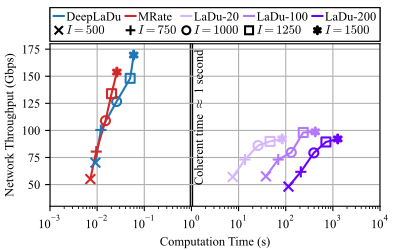

Python code for this plot:
import argparse
from pathlib import Path

import matplotlib.pyplot as plt
from matplotlib.lines import Line2D
import numpy as np


FONT_SIZE = 9
FIG_WIDTH_IN = 4.0
FIG_HEIGHT_IN = 2.5
LINE_WIDTH = 1.5
LEGEND_HANDLE_LENGTH = 0.8

SATELLITE_COUNTS = (500, 750, 1000, 1250, 1500)
SATELLITE_MARKERS = ("x", "+", "o", "s", r"$\ast$")
SATELLITE_MARKER_FILLSTYLES = ("full", "full", "none", "none", "full")
SATELLITE_MARKER_SIZES = (49, 64, 42, 42, 42)
SATELLITE_LEGEND_MARKER_SIZES = (6, 7, 5.75, 5.75, 5.75)
METHOD_LABELS = ("DeepLaDu", "MRate", "LaDu-20", "LaDu-100", "LaDu-200")
METHOD_COLORS = ("#1f77b4", "#d62728", "#D6B7FF", "#B378FF", "#6A00FF")

DEFAULT_RESULTS_DIR = Path(
    "/home/zhouyou/leo-sat-flow/sim_alg_j1_res/"
    "test_ld_starlink_1000_constellation_varying/"
    "test_ld_starlink_1000_constellation_varying-2025-October-27-12-56-15-ail"
)


def configure_plot_style():
    plt.rcParams.update(
        {
            "font.family": "serif",
            "font.serif": [
                "Times New Roman",
                "Times",
                "Nimbus Roman",
                "STIXGeneral",
            ],
            "font.size": FONT_SIZE,
            "axes.titlesize": FONT_SIZE,
            "axes.labelsize": FONT_SIZE,
            "xtick.labelsize": FONT_SIZE,
            "ytick.labelsize": FONT_SIZE,
            "legend.fontsize": FONT_SIZE,
            "mathtext.fontset": "cm",
            "pdf.fonttype": 42,
            "ps.fonttype": 42,
        }
    )


def load_method_series(results_dir):
    results_dir = Path(results_dir)
    sg_data = np.genfromtxt(results_dir / "sg", delimiter=",")
    heu_data = np.genfromtxt(results_dir / "heu", delimiter=",")
    lml_data = np.genfromtxt(results_dir / "ldl", delimiter=",")

    method_times = np.empty((len(SATELLITE_COUNTS), len(METHOD_LABELS)))
    method_throughputs = np.empty_like(method_times)
    selected_iterations = np.array([20, 100, 300]) - 1

    for index, _ in enumerate(SATELLITE_COUNTS):
        sg_block = sg_data[index * 5000 : (index + 1) * 5000]
        sg_throughputs = -sg_block[:, 3].reshape(-1, 500).mean(axis=0)
        sg_times = sg_block[:, 2].reshape(-1, 500).mean(axis=0) / 1e6

        lml_block = lml_data[index * 10 : (index + 1) * 10]
        lml_throughput = -lml_block[:, 3].reshape(-1, 10).mean(axis=1)
        lml_time = lml_block[:, 2].reshape(-1, 10).mean(axis=1) / 1e6

        heu_block = heu_data[index * 10 : (index + 1) * 10]
        heu_throughput = -heu_block[:, 3].reshape(-1, 10).mean(axis=1)
        heu_time = heu_block[:, 2].reshape(-1, 10).mean(axis=1) / 1e6

        method_throughputs[index] = np.concatenate(
            (
                lml_throughput,
                heu_throughput,
                sg_throughputs[selected_iterations],
            )
        )
        method_times[index] = np.concatenate(
            (
                lml_time,
                heu_time,
                sg_times[selected_iterations],
            )
        )

    return method_times, method_throughputs


def create_figure(method_times, method_throughputs):
    configure_plot_style()
    fig, ax = plt.subplots(1, 1)
    fig.set_size_inches(FIG_WIDTH_IN, FIG_HEIGHT_IN)

    method_handles = []
    for method_index, (label, color) in enumerate(
        zip(METHOD_LABELS, METHOD_COLORS)
    ):
        line, = ax.plot(
            method_times[:, method_index],
            method_throughputs[:, method_index],
            color=color,
            linestyle="-",
            linewidth=LINE_WIDTH,
            zorder=3,
        )
        line.set_gid(f"method:{label}")
        method_handles.append(
            Line2D([0], [0], color=color, linestyle="-", linewidth=LINE_WIDTH)
        )

    satellite_handles = []
    for satellite_index, (
        count,
        marker,
        marker_fillstyle,
        marker_size,
        legend_marker_size,
    ) in enumerate(
        zip(
            SATELLITE_COUNTS,
            SATELLITE_MARKERS,
            SATELLITE_MARKER_FILLSTYLES,
            SATELLITE_MARKER_SIZES,
            SATELLITE_LEGEND_MARKER_SIZES,
        )
    ):
        marker_colors = (
            {"facecolors": "none", "edgecolors": METHOD_COLORS}
            if marker_fillstyle == "none"
            else {"color": METHOD_COLORS}
        )
        points = ax.scatter(
            method_times[satellite_index],
            method_throughputs[satellite_index],
            marker=marker,
            s=marker_size,
            linewidths=1.5,
            zorder=5,
            **marker_colors,
        )
        points.set_gid(f"satellite:{count}")
        satellite_handles.append(
            Line2D(
                [0],
                [0],
                color="black",
                linestyle="None",
                marker=marker,
                markersize=legend_marker_size,
                markerfacecolor=(
                    "none" if marker_fillstyle == "none" else "black"
                ),
                markeredgecolor="black",
                markeredgewidth=1.5,
            )
        )

    ax.set_position([0.125, 0.175, 0.825, 0.65])
    ax.set_xlabel(r"Computation Time (s)")
    ax.set_ylabel(r"Network Throughput (Gbps)")
    ax.set_xlim(0.001, 10000)
    ax.set_xscale("log")
    ax.set_ylim(30, 180)
    ax.grid(True, zorder=0)
    ax.axvline(x=1, color="black", linestyle="-", linewidth=2.5, zorder=1)
    ax.text(
        1.2,
        35,
        r"     Coherent time $\approx$ 1 second ",
        rotation=90,
        verticalalignment="bottom",
        color="black",
        fontsize=FONT_SIZE,
    )

    handles = method_handles + satellite_handles
    labels = list(METHOD_LABELS) + [
        rf"$I={count}$" for count in SATELLITE_COUNTS
    ]
    n_columns = 5
    n_rows = -(-len(handles) // n_columns)
    indices = np.arange(len(handles))
    padding = n_rows * n_columns - len(indices)
    indices = np.concatenate([indices, np.full(padding, -1)])
    order = indices.reshape(n_rows, n_columns).T.ravel()
    order = order[order >= 0]
    handles = [handles[index] for index in order]
    labels = [labels[index] for index in order]

    legend = fig.legend(
        handles,
        labels,
        loc="lower left",
        bbox_to_anchor=(0.125, 0.835, 0.825, 0.1),
        mode="expand",
        ncol=n_columns,
        borderaxespad=0.0,
        handlelength=LEGEND_HANDLE_LENGTH,
        handleheight=0.8,
        handletextpad=0.2,
        frameon=True,
        fancybox=False,
        edgecolor="black",
        facecolor="white",
        framealpha=1,
        borderpad=0.3,
        labelspacing=0.2,
    )
    legend.get_frame().set_linewidth(0.8)
    fig.add_artist(legend)

    return fig, ax


def parse_args():
    parser = argparse.ArgumentParser(
        description="Plot connected method trajectories for the time-varying constellation."
    )
    parser.add_argument(
        "--results-dir",
        type=Path,
        default=DEFAULT_RESULTS_DIR,
        help="Directory containing the sg, heu, and ldl result files.",
    )
    parser.add_argument(
        "--output",
        type=Path,
        default=Path(__file__).with_suffix(".pdf"),
        help="Output PDF path.",
    )
    return parser.parse_args()


def main():
    args = parse_args()
    method_times, method_throughputs = load_method_series(args.results_dir)
    fig, _ = create_figure(method_times, method_throughputs)
    args.output.parent.mkdir(parents=True, exist_ok=True)
    fig.savefig(args.output, format="pdf", pad_inches=0)
    plt.close(fig)
    print(f"Saved figure to: {args.output}")


if __name__ == "__main__":
    main()
